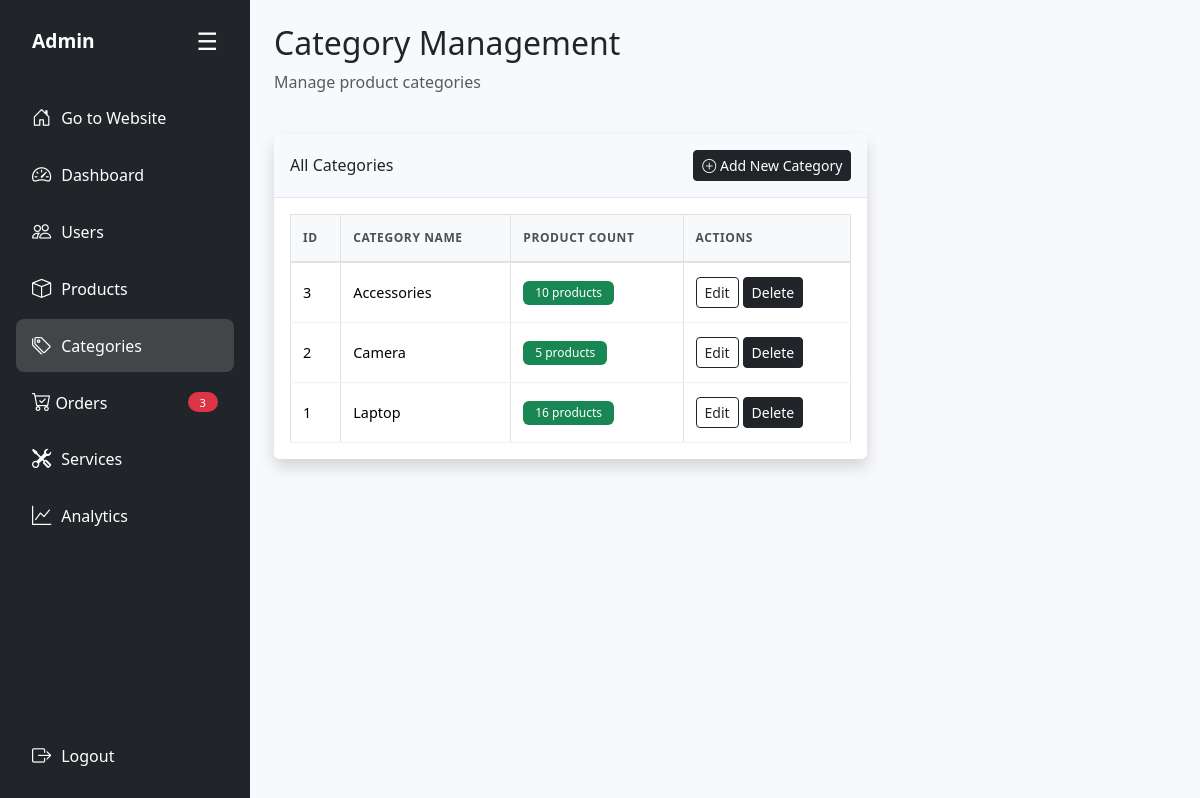
/admin/modules/categories.php (signed in), run on the app's committed database.
### tables this page shows
CREATE TABLE `product_category` (
  `id` int(11) NOT NULL,
  `category_name` varchar(100) NOT NULL
);

### admin/modules/categories.php (the view, shortened to what this page needs)
<?php
require_once '../includes/admin-layout.php';
$action = $_POST['action'] ?? $_GET['action'] ?? 'list';
?>
<div class="row mb-4">
    <div class="col-12">
        <h2>Category Management</h2>
        <p class="text-muted">Manage product categories</p>
    </div>
</div>
<?php if ($action == 'add'): ?>
<div class="row">
    <div class="col-lg-6">
        <div class="card shadow">
            <div class="card-header">
                <h6 class="m-0 font-weight-bold text-dark">Add New Category</h6>
            </div>
            <div class="card-body">
                <form method="POST" action="categories.php?action=add">
                    <div class="mb-3">
                        <label>Category Name</label>
                        <input type="text" class="form-control" name="category_name" required>
                    </div>
                    <button type="submit" class="btn btn-primary">Add Category</button>
                    <button type="button" onclick="location.href='categories.php'" class="btn btn-secondary">Cancel</button>
                </form>
            </div>
        </div>
    </div>
</div>
<?php else: ?>
<div class="row">
    <div class="col-lg-8">
        <div class="card shadow">
            <div class="card-header py-3 d-flex flex-row align-items-center justify-content-between">
                <h6 class="m-0 font-weight-bold text-dark">All Categories</h6>
                <a href="categories.php?action=add" class="btn btn-dark btn-sm">
                    <i class="bi bi-plus-circle"></i> Add New Category
                </a>
            </div>
            <div class="card-body">
                <div class="table-responsive">
                    <table class="table table-bordered" id="categoriesTable">
                        <thead>
                            <tr>
                                <th>ID</th>
                                <th>Category Name</th>
                                <th>Product Count</th>
                                <th>Actions</th>
                            </tr>
                        </thead>
                        <tbody>
                            <?php
                            try {
                                $stmt = $conn->prepare("
                                    SELECT pc.*, COUNT(p.id) as product_count
                                    FROM product_category pc
                                    LEFT JOIN product p ON pc.id = p.category_id
                                    GROUP BY pc.id
                                    ORDER BY pc.id DESC
                                ");
                                $stmt->execute();
                                while ($category = $stmt->fetch(PDO::FETCH_ASSOC)) {
                                    echo "<tr>";
                                    echo "<td>{$category['id']}</td>";
                                    echo "<td>" . ucfirst(htmlspecialchars($category['category_name'])) . "</td>";
                                    echo "<td><span class='badge bg-success'>{$category['product_count']} products</span></td>";
                                    echo "<td>";
                                    echo "<a href='categories.php?action=edit&id={$category['id']}' class='btn btn-sm btn-outline-dark me-1'>Edit</a>";
                                    echo "<a href='categories.php?action=delete&id={$category['id']}' class='btn btn-sm btn-dark' onclick='return confirm(\"Are you sure you want to delete this category?\")'>Delete</a>";
                                    echo "</td>";
                                    echo "</tr>";
                                }
                            } catch (Exception $e) {
                                echo "<tr><td colspan='4' class='text-center text-danger'>Error loading categories: {$e->getMessage()}</td></tr>";
                            }
                            ?>
                        </tbody>
                    </table>
                </div>
            </div>
        </div>
    </div>
</div>
<?php endif; ?>
<?php require_once '../includes/admin-layout-footer.php'; ?>

### asset/admin-style.css (style rules this page uses)
body { min-height: 100vh; margin: 0; font-family: 'Segoe UI', Tahoma, Geneva, Verdana, sans-serif; }
.card { box-shadow: 0 0.15rem 1.75rem 0 rgba(58, 59, 69, 0.15); border: none; border-radius: 0.35rem; }
.card-header { background-color: #f8f9fc; border-bottom: 1px solid #e3e6f0; }
.table { margin-bottom: 0; color: #212529; font-size: 0.875rem; }
.table th { background-color: #f8f9fa; border-top: none; font-weight: 600; color: #495057; border-bottom: 2px solid #e9ecef; padding: 0.75rem 0.5rem; text-transform: uppercase; letter-spacing: 0.05em; white-space: nowrap; vertical-align: middle; }
.table td { border-top: 1px solid #e9ecef; padding: 0.75rem 0.5rem; vertical-align: middle; border-bottom: 1px solid #f1f1f1; }
.badge { font-size: 0.75rem; font-weight: 500; padding: 0.375rem 0.75rem; }
.table { font-size: 0.875rem; margin-bottom: 0; }
.table th { font-weight: 600; text-transform: uppercase; font-size: 0.75rem; letter-spacing: 0.05em; border-bottom: 2px solid #dee2e6; padding: 0.75rem 0.5rem; white-space: nowrap; vertical-align: middle; }
.table td { padding: 0.75rem 0.5rem; vertical-align: middle; border-bottom: 1px solid #f1f1f1; }
.badge { font-weight: 500; font-size: 0.75rem; padding: 0.375rem 0.75rem; }
@media (min-width: 768px) { .table th, .table td { padding: 0.75rem 0.5rem; } }
@media (min-width: 1200px) { .table { font-size: 0.9rem; } }
@media (min-width: 1200px) { .table th, .table td { padding: 0.875rem 0.75rem; } }

### data on the page
product_category: id "3", category_name "Accessories", product_count "10"
product_category: id "2", category_name "Camera", product_count "5"
product_category: id "1", category_name "Laptop", product_count "16"

### other printed values
$new_orders_count "3"
